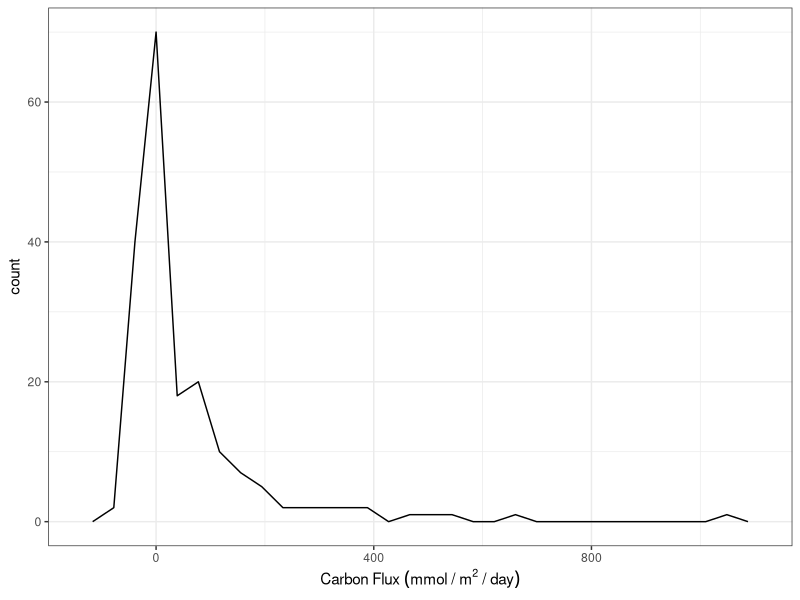
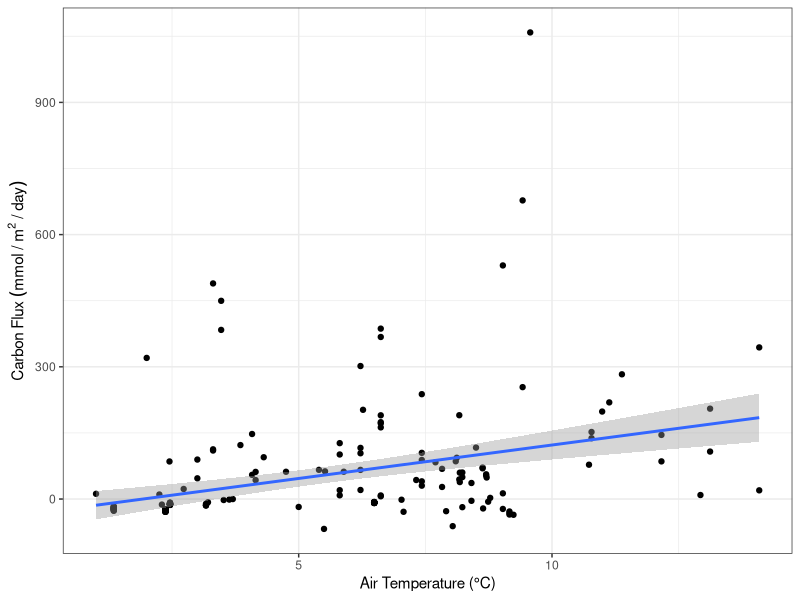
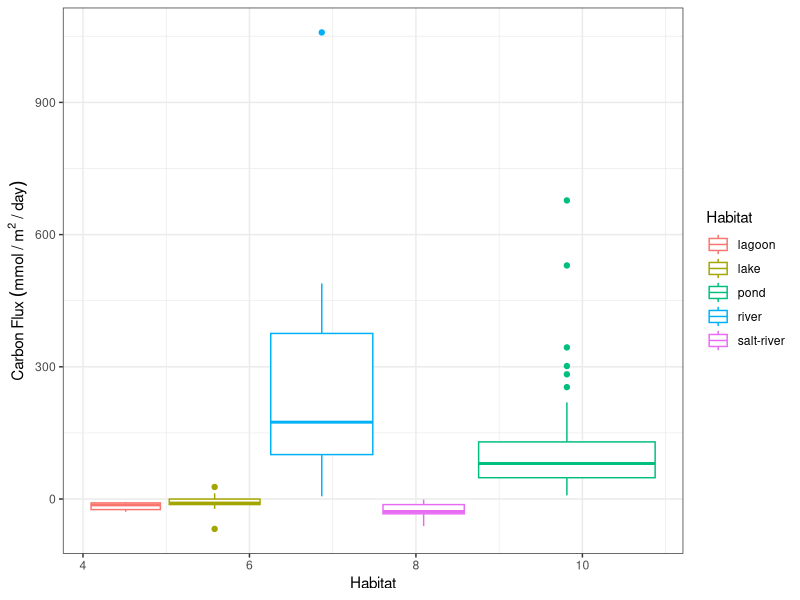
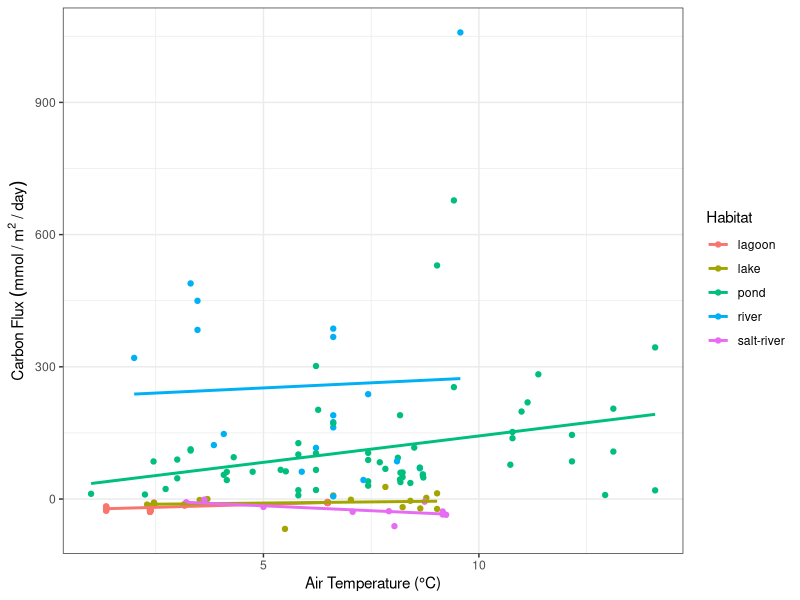

The R script that drew these images, in order:
## ---- chunk 1
knitr::opts_chunk$set(echo = TRUE)
## ---- chunk 2
# Load Libraries required for data analysis
library(tidyverse)
library(here)
## ---- chunk 3
# Load region CO2 flux dataframe
data <- read_csv(here("data/regional_survey.csv"))

# The columns of interest are AirTemp_C, and Fmmol_mmol_m2_day
# Carbon flux units are CO2 flux in mmol per m2 per day

# Tidy region CO2 flux dataframe
data_tidy <- data %>% mutate(Habitat = tolower(Habitat)) %>% # Change all Habitat names to lowercase
  rename(c_flux = Fmmol_mmol_m2_day, # Rename key variables 
         air_temp = AirTemp_C) %>%
  filter(air_temp >-100) %>% filter(c_flux >-100) %>% # filter out -9999 missing values for air temp and C flux
  filter(Habitat != "tk-pond") %>% # remove tk-pond observations due to few (7) observations 
  filter(Habitat != "ocean") #remove ocean due to all equivalent air temperature values and time
## ---- chunk 4
# Histogram of C Flux
ggplot(data = data_tidy, aes(x=c_flux))+
  geom_freqpoly() + theme_bw()+
  labs(x = expression(Carbon ~ Flux ~ (mmol ~ '/' ~ m^{2} ~ '/' ~ day)))
## ---- chunk 5
# Plot overall C Flux ~ Air Temperature
ggplot(data = data_tidy, mapping = aes(x= air_temp, y=(c_flux))) +
  geom_point() + geom_smooth(method = lm) + theme_bw()+
  labs(x="Air Temperature (°C)", y = expression(Carbon ~ Flux ~ (mmol ~ '/' ~ m^{2} ~ '/' ~ day)))

# Pearson's Correlation Test
cor.test(data_tidy$c_flux, data_tidy$air_temp)

# Linear model (y~x) 
lm_overall <- lm(c_flux ~ air_temp, data = data_tidy)
summary(lm_overall)
## ---- chunk 6
# C flux Boxplot by Habitat
ggplot()+
  geom_boxplot(data = data_tidy, mapping = aes(x= air_temp, y=(c_flux), color = Habitat)) +
  theme_bw() +
  labs(x="Habitat", y = expression(Carbon ~ Flux ~ (mmol ~ '/' ~ m^{2} ~ '/' ~ day))) 

# C Flux ~ Air temp by Habitat
ggplot() +
    geom_point(data = data_tidy, mapping = aes(x= air_temp, y=(c_flux), color = Habitat)) + 
    geom_smooth(data = data_tidy, mapping = aes(x= air_temp, y=(c_flux), color = Habitat), 
    method = lm, se =F) + theme_bw() +
  labs(x="Air Temperature (°C)", y = expression(Carbon ~ Flux ~ (mmol ~ '/' ~ m^{2} ~ '/' ~ day)))

## ---- chunk 7
unique(data_tidy$Habitat) # list all unique habitat types
 
## Create discrete data frames for each habitat type
pond <- data_tidy %>% filter(Habitat == "pond")
lake <- data_tidy %>% filter(Habitat == "lake")
lagoon <- data_tidy %>% filter(Habitat == "lagoon")
river <- data_tidy %>% filter(Habitat == "river")
salt_river <- data_tidy %>% filter(Habitat == "salt-river")

# Correlation test for each habitat type (* denotes significant p value)
cor.test(pond$c_flux, pond$air_temp) #p-value = 0.01328 *
cor.test(lake$c_flux, lake$air_temp) #p-value = 0.5811
cor.test(lagoon$c_flux, lagoon$air_temp) #p-value = 1.613e-13 *
cor.test(river$c_flux, river$air_temp) #p-value = 0.8745
cor.test(salt_river$c_flux, salt_river$air_temp) #p-value = 0.05199 *?

# Linear Regression for significantly correlated habitat data (pond, lagoon and salt river)
pond_lm <- lm(c_flux ~ air_temp, data = pond)
lagoon_lm <- lm(c_flux ~ air_temp, data = lagoon)
saltriver_lm <- lm(c_flux ~ air_temp, data = salt_river)

## Look at summary data from lm
summary(pond_lm)
summary(lagoon_lm)
summary(saltriver_lm)
